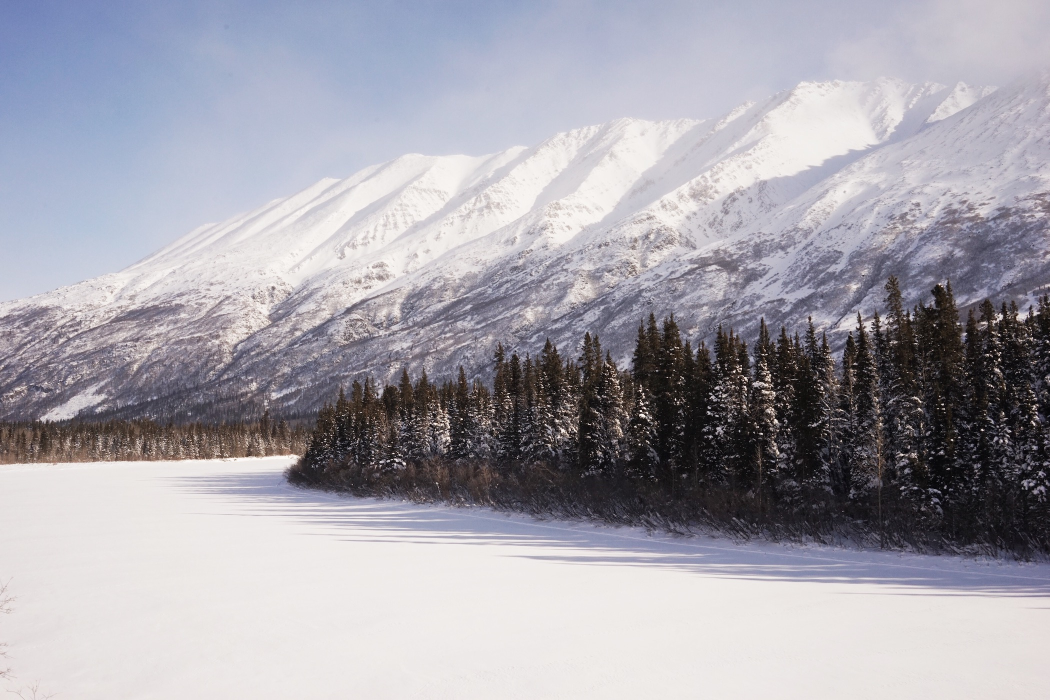
#> input picture image/original/example1.jpg, 2100 x 1400 px, found by its file name (shown at 1/2 size)
$ python '6 demo sharp.py'   (older library calls are emulated)
#> lines starting #> are read from the running program, lines starting #| are printed output that depends on the picture; long printed decimals are rounded
### athec/misc.py
# -*- coding: utf-8 -*-
import os, sys, random, shutil, pprint
import cv2
import numpy as np
from PIL import Image, ImageFile

def create_path(filepath):
    filepathfolder = os.path.dirname(filepath)
    if not os.path.exists(filepathfolder): os.makedirs(filepathfolder)

def make_path(filepath, suffix = None):
    imgbasename = os.path.basename(filepath)
    if isinstance(suffix, str):
        imgbasename = imgbasename + "." + suffix
    imgname = imgbasename if imgbasename.lower().endswith(".png") else imgbasename + '.png'
    filepathfolder = os.path.dirname(filepath)
    if not os.path.exists(filepathfolder):
        os.makedirs(filepathfolder)
    newfilepath = os.path.join(filepathfolder, imgname)
    return(newfilepath)

# [18 lines left out: functions copy_file, save_list_to_txt, save_dict_to_txt, not called in this run]

def printd(d):
    pprint.pprint(d, sort_dicts=False)

# [136 lines left out: functions attr_size, attr_mode, tf_resize, tf_binary, read_img_rgb, read_img_bgr, not called in this run]

def read_img_gray(img):
    if isinstance(img, str):
        try:
            img = cv2.imread(img)
            if len(img.shape) == 3:
                img = cv2.cvtColor(img, cv2.COLOR_BGR2GRAY)
                return(img)
            elif len(img.shape) == 2:
                return(img)
            else:
                raise ValueError("Need to provide correct input image")
        except:
            raise ValueError("Can't read file")
    elif isinstance(img, np.ndarray):
        if len(img.shape) == 3:
            img = cv2.cvtColor(img, cv2.COLOR_RGB2GRAY)
            return(img)
        elif len(img.shape) == 2:
            return(img)
        else:
            raise ValueError("Need to provide correct input image")
    else:
        raise ValueError("Need to provide image path or image array")

# [15 lines left out: function inspect, not called in this run]

def split_block(bw, nblock):
    sp1d = np.array_split(bw, nblock, axis=0) #split the array into a list of nblock subarrays along 0 axis
    sp2d = [np.array_split(x, nblock, axis=1) for x in sp1d]  #  flat = [x for sublist in sp2d for x in sublist] # flatten the nested list
    windows = [x for sublist in sp2d for x in sublist] # flatten the nested list and get sum in each block#    print(sals)
    return(windows)

### athec/sharp.py
import os, math
import cv2
import numpy as np
import scipy.stats
from . import misc

def attr_sharp_laplacian(img,
                         save_path = None):
#> called with img = 'image/resize/example1.jpg'
    gray = misc.read_img_gray(img)
#> in read_img_gray, img is the input picture: shape (1400, 2100, 3); mean B, G, R 171.5, 162.9, 165
#> in read_img_gray, `img = cv2.cvtColor(img, cv2.COLOR_BGR2GRAY)`:
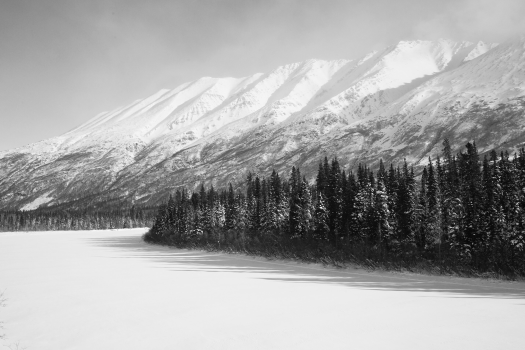
#> img: shape (1400, 2100) (shown at 1/4 size); min 0, max 254, mean 164.5
    lap = cv2.Laplacian(gray, cv2.CV_64F)
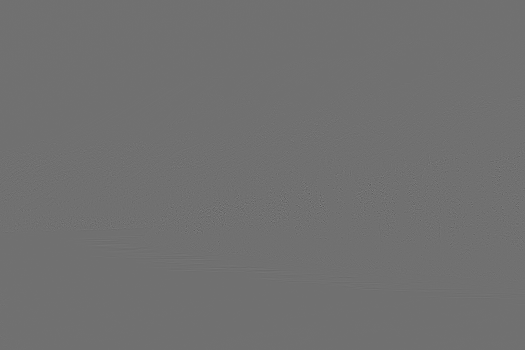
#> lap: shape (1400, 2100) float64 (shown at 1/4 size); min -447, max 564, mean 0; drawn with min black and max white
    blur = np.std(lap)
#> blur = 32.83

    if isinstance(save_path, str):
        lap = cv2.convertScaleAbs(lap)
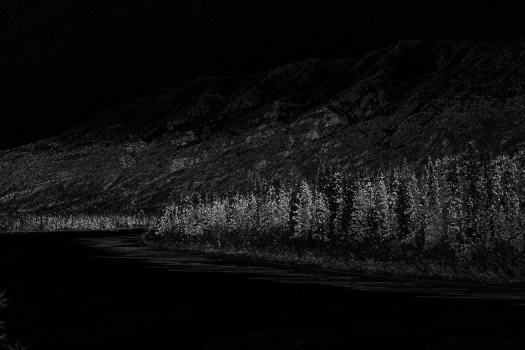
#> lap: shape (1400, 2100) (shown at 1/4 size); min 0, max 255, mean 15
        save_path = misc.make_path(save_path)
        cv2.imwrite(save_path, lap)
    d = {"sharp_laplacian": blur}
#> d = {'sharp_laplacian': 32.83}
#| {'sharp_laplacian': 32.833}
    return(d)

def attr_sharp_fft(img,
                   save_path = None,
                   magnitude_threshold = 5):
    gray = misc.read_img_gray(img)
#> in attr_sharp_fft, `nmag = np.count_nonzero(mags > magnitude_threshold)`: nmag = 2898955
#> in attr_sharp_fft, `blur = nmag/(w*h)`: blur = 0.986
#> in attr_sharp_fft, `mag_spectrum = 20 * np.log(mags)`:
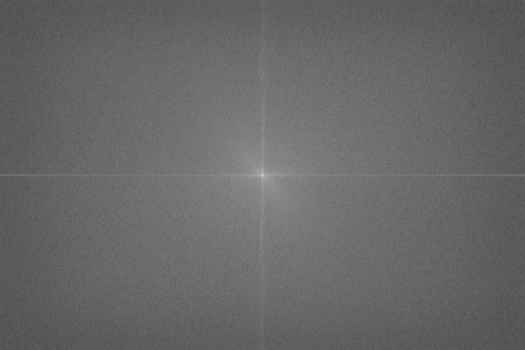
#> mag_spectrum: shape (1400, 2100) float64 (shown at 1/4 size); min -68.14, max 289.1, mean 77.2; drawn with min black and max white
    h, w = gray.shape[:2]
    gray255 = gray/255
    f = np.fft.fft2(gray255) # apply Fast Fourier Transform
    fshift = np.fft.fftshift(f) # put in the center
    mags = np.abs(fshift) # get magnitudes
    nmag = np.count_nonzero(mags > magnitude_threshold) # only count frequencies > theta
    blur = nmag/(w*h) # normalize by image size

    if isinstance(save_path, str):
        mag_spectrum = 20 * np.log(mags)
        save_path = misc.make_path(save_path)
#> in attr_sharp_fft, `d = {"sharp_fft": blur}`: d = {'sharp_fft': 0.986}
#| {'sharp_fft': 0.986}
        cv2.imwrite(save_path, mag_spectrum)
    d = {"sharp_fft": blur}
    return(d)

def attr_sharp_mlv(img,
                   save_path = None):
#> called with img = 'image/resize/example1.jpg', save_path = 'image/transform/sharp mlv/example1.jpg'
    bw = misc.read_img_gray(img)
    h, w = bw.shape
    m = bw.astype(float) # default is uint8 with range 0-255
    m1 = np.zeros(shape=(h, w)) # create eight images that are 1-pixel away from the original image
    m2 = np.zeros(shape=(h, w))
    m3 = np.zeros(shape=(h, w))
    m4 = np.zeros(shape=(h, w))
    m5 = np.zeros(shape=(h, w))
    m6 = np.zeros(shape=(h, w))
    m7 = np.zeros(shape=(h, w))
    m8 = np.zeros(shape=(h, w))
    m1[0:h-1, 0:w-1] = m[1:h  , 1:w  ]
    m2[0:h-1, 0:w  ] = m[1:h  , 0:w  ]
    m3[0:h-1, 1:w  ] = m[1:h  , 0:w-1]
    m4[0:h  , 1:w  ] = m[0:h  , 0:w-1]
    m5[1:h  , 1:w  ] = m[0:h-1, 0:w-1]
    m6[1:h  , 0:w  ] = m[0:h-1, 0:w  ]
    m7[1:h  , 0:w-1] = m[0:h-1, 1:w  ]
    m8[0:h  , 0:w-1] = m[0:h  , 1:w  ]
    d1 = np.abs(m-m1) # get absolute differences
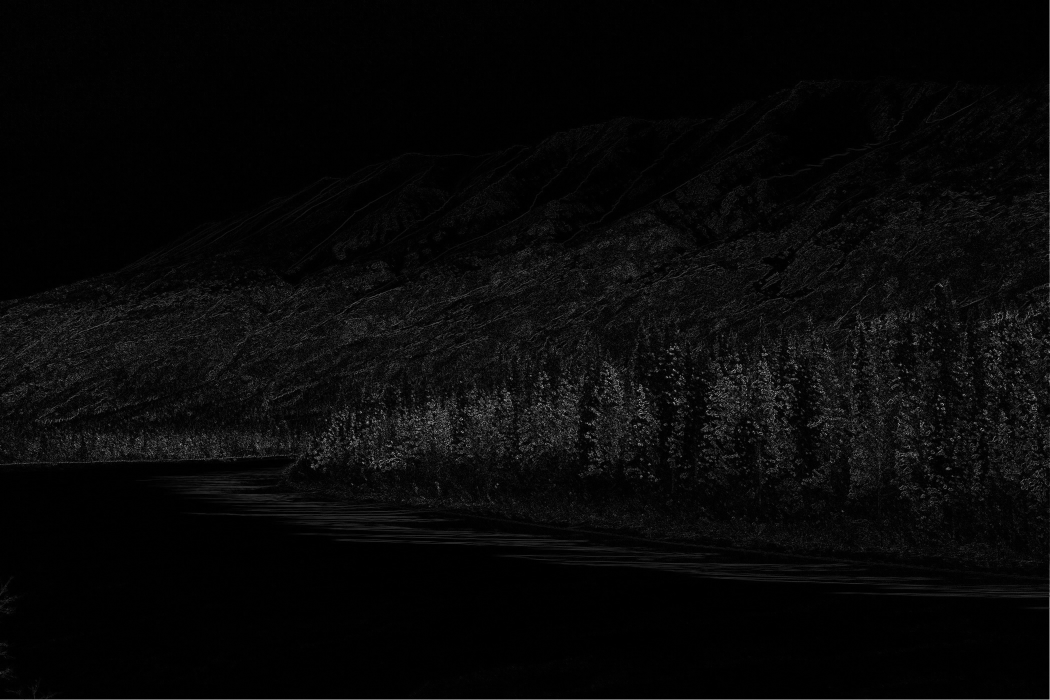
#> d1: shape (1400, 2100) float64 (shown at 1/2 size); min 0, max 243, mean 8.1
    d2 = np.abs(m-m2)
    d3 = np.abs(m-m3)
    d4 = np.abs(m-m4)
    d5 = np.abs(m-m5)
    d6 = np.abs(m-m6)
    d7 = np.abs(m-m7)
    d8 = np.abs(m-m8)
    mlvmap = np.maximum.reduce([d1,d2,d3,d4,d5,d6,d7,d8]) # get max difference
    mlvmap = mlvmap[1:h-1,1:w-1] # remove borders
#> mlvmap: shape (1398, 2098) float64
    mlvmap = mlvmap.astype('int64')
    if isinstance(save_path, str):
        save_path = misc.make_path(save_path)
        cv2.imwrite(save_path, mlvmap)
    blur = np.std(mlvmap) # get standard deviation
#> blur = 23.15
    d = {"sharp_mlv": blur}
#> d = {'sharp_mlv': 23.15}
#| {'sharp_mlv': 23.150}
    return(d)

def summary_sharp(arr):
    arr = np.array(arr)
    m = np.mean(arr)
    med = np.median(arr)
    std = np.std(arr)
    min = np.amin(arr)
    max = np.amax(arr)
    q1 = np.percentile(arr, 25)
    q3 = np.percentile(arr, 75)
    skewness = scipy.stats.skew(arr)
    kurto = scipy.stats.kurtosis(arr)
    rlist = [m, med, std, min, max, q1, q3, skewness, kurto]
    return(rlist)

def attr_dof_block(img,
             sharp_method = "laplacian",
             return_summary = False,
             return_block = False):
    nblock = 4; ntotal = nblock ** 2
    gray = misc.read_img_gray(img)
    windows = misc.split_block(gray, nblock)
#> in split_block, `sp1d = np.array_split(bw, nblock, axis=0)`: sp1d = 4 items
#> in split_block, `windows = [x for sublist in sp2d for x in sublist]`: windows = 16 items
#> windows = 16 items

    if isinstance(sharp_method, str):
        if sharp_method == "laplacian": sharp_method = attr_sharp_laplacian
        if sharp_method == "fft": sharp_method = attr_sharp_fft
        if sharp_method == "mlv": sharp_method = attr_sharp_mlv

    sharps = [  [*sharp_method(x).values()][0] for x in windows] # get blur measures for each block
#> sharps = [0.0521, 0.0669, 0.185, 0.251, 0.728, 0.802, 0.834, 0.827, 0.893, 0.943, 0.948, 0.921, 0.105, 0.0971, 0.35, 0.433]
    sharps_ar = np.array(sharps)
#> sharps_ar has the same summary as sharps

    index_keep = np.array([5,6,9,10]) # get inner blocks
    inners = sharps_ar[index_keep]
#> inners = [0.802, 0.834, 0.943, 0.948]

    dof_inner = np.mean(inners) / np.mean(sharps) # depth of field measure
#> dof_inner = 1.67
    rlist = [dof_inner]; attributes = ["dof_inner"]
#> after `rlist = [dof_inner]`: rlist = [1.67]
    if return_summary:
        summary = summary_sharp(sharps)
#> in summary_sharp, `arr = np.array(arr)`: arr has the same summary as sharps in attr_dof_block
#> in summary_sharp, `m = np.mean(arr)`: m = 0.527
#> in summary_sharp, `med = np.median(arr)`: med = 0.58
#> in summary_sharp, `std = np.std(arr)`: std = 0.351
#> in summary_sharp, `min = np.amin(arr)`: min = 0.0521
#> in summary_sharp, `max = np.amax(arr)`: max = 0.948
#> in summary_sharp, `q1 = np.percentile(arr, 25)`: q1 = 0.165
#> in summary_sharp, `q3 = np.percentile(arr, 75)`: q3 = 0.849
#> in summary_sharp, `skewness = scipy.stats.skew(arr)`: skewness = -0.125
#> in summary_sharp, `kurto = scipy.stats.kurtosis(arr)`: kurto = -1.73
#> in summary_sharp, `rlist = [m, med, std, min, max, q1, q3, skewness, kurto]`: rlist = [0.527, 0.58, 0.351, 0.0521, 0.948, 0.165, 0.849, -0.125, -1.73]
#> summary has the same summary as rlist in summary_sharp
        rlist = rlist[:] + summary[:]
#> rlist = [1.67, 0.527, 0.58, 0.351, 0.0521, 0.948, 0.165, 0.849, -0.125, -1.73]
        statnames = ["mean","median","std_dev","min","max",
                     "quartile_1","quartile_3","skew","kurtosis"]
        attributes.extend( [ "sharp_block_" + var for var in statnames] )

    if return_block:
        rlist = rlist[:] + sharps[:]
#> rlist = 26 values, max 1.67 at index 0, min -1.73 at index 9, mean 0.451
        attributes.extend( ["sharp_block_" + str(x) for x in range(1, ntotal+1)]  )
    d = dict(zip(attributes, rlist))
#> d = 26 items
    return(d)

### 6 demo sharp.py
import os
from athec import misc, sharp

img_folder = os.path.join("image", "original")
resize_folder = os.path.join("image", "resize")
tf_folder = os.path.join("image", "transform")

imgname = "example1.jpg"
img = os.path.join(resize_folder, imgname)

'''
Calculate sharpness as the standard deviation of Laplacian.
save_path (optional, default None): str. If provided, a visualization will be saved to this location.
'''
result = sharp.attr_sharp_laplacian(img,
                                    save_path = os.path.join(tf_folder, "sharp laplacian", imgname))
misc.printd(result)

'''
Calculate sharpness with fast Fourier transform.
save_path (optional, default None): str. If provided, a visualization will be saved to this location.
'''
result = sharp.attr_sharp_fft(img,
                              save_path = os.path.join(tf_folder, "sharp fft", imgname))
misc.printd(result)

'''
Calculate sharpness as the standard deviation of maximum local variations of all pixels.
save_path (optional, default None): str. If provided, a visualization will be saved to this location.
'''
result = sharp.attr_sharp_mlv(img,
                              save_path = os.path.join(tf_folder, "sharp mlv", imgname))
misc.printd(result)

'''
Calculate measures of depth of field based on sharpness measures after the image is partitioned into 4 × 4 blocks.
Return:
(1) the sharpness blur measure of the four inner blocks, divided by the average sharpness measure of all the blocks.
(1) summary statistics of sharpness measures of all the blocks.
(2) sharpness measure in each block, if return_raw is set to True.
sharp_method (optional, default "laplacian"): str ("laplacian" or "fft" or "mlv") or function name. The function to calculate the blur measure for each block.
return_summary (default False): bool. If set to True, summary statistics of sharpness measures will be returned.
return_block (default False): bool. If set to True, the sharpness measures of all the blocks will be returned.
'''
result = sharp.attr_dof_block(img,
                              sharp_method = sharp.attr_sharp_fft,
                              return_summary = True,
                              return_block = True)
#> result = 26 items
misc.printd(result)
#> (printed output is left out)

$ run again, with image/original/example2.jpg copied over image/original/example1.jpg
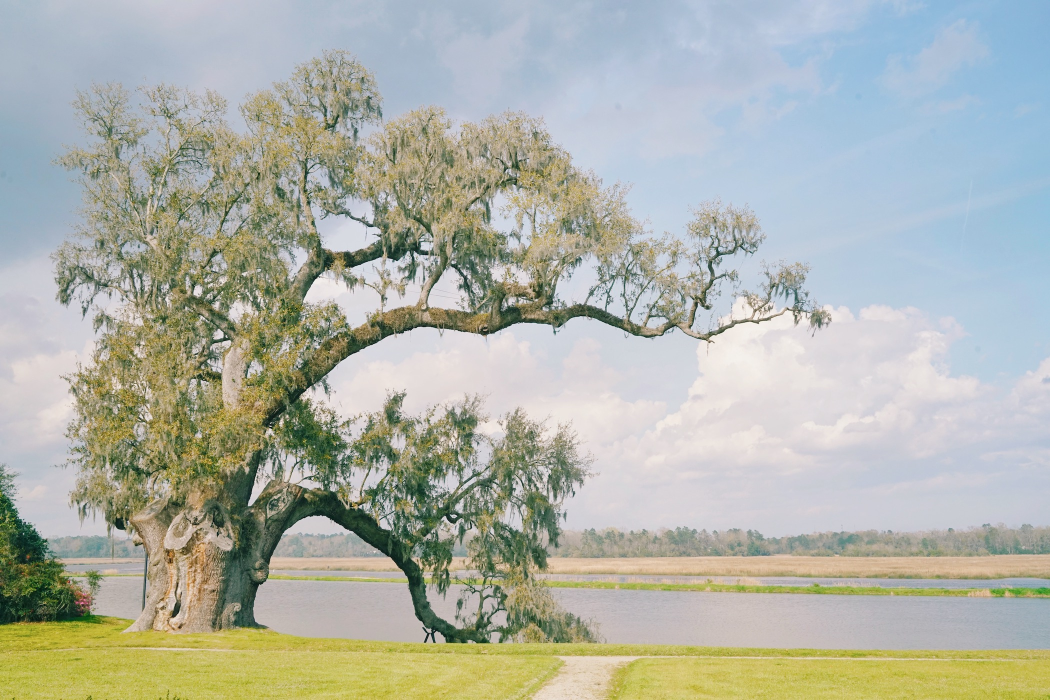
#> input picture image/original/example2.jpg, 2100 x 1400 px, found by its file name (shown at 1/2 size)
#> in read_img_gray, img is the input picture: shape (1400, 2100, 3); mean B, G, R 167.8, 178.2, 174.4
#> in read_img_gray, `img = cv2.cvtColor(img, cv2.COLOR_BGR2GRAY)`:
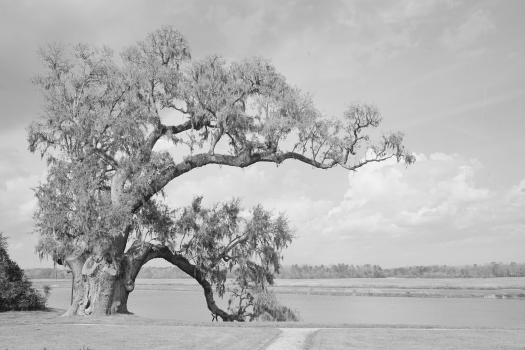
#> img: shape (1400, 2100) (shown at 1/4 size); min 0, max 252, mean 175.8
#> in attr_sharp_laplacian, `blur = np.std(lap)`: blur = 35.28
#> in attr_sharp_laplacian, `d = {"sharp_laplacian": blur}`: d = {'sharp_laplacian': 35.28}
#| {'sharp_laplacian': 35.275}
#> nmag = 2911879
#> in attr_sharp_fft, `blur = nmag/(w*h)`: blur = 0.99
#> in attr_sharp_fft, `d = {"sharp_fft": blur}`: d = {'sharp_fft': 0.99}
#| {'sharp_fft': 0.9904}
#> in attr_sharp_mlv, `d1 = np.abs(m-m1)`:
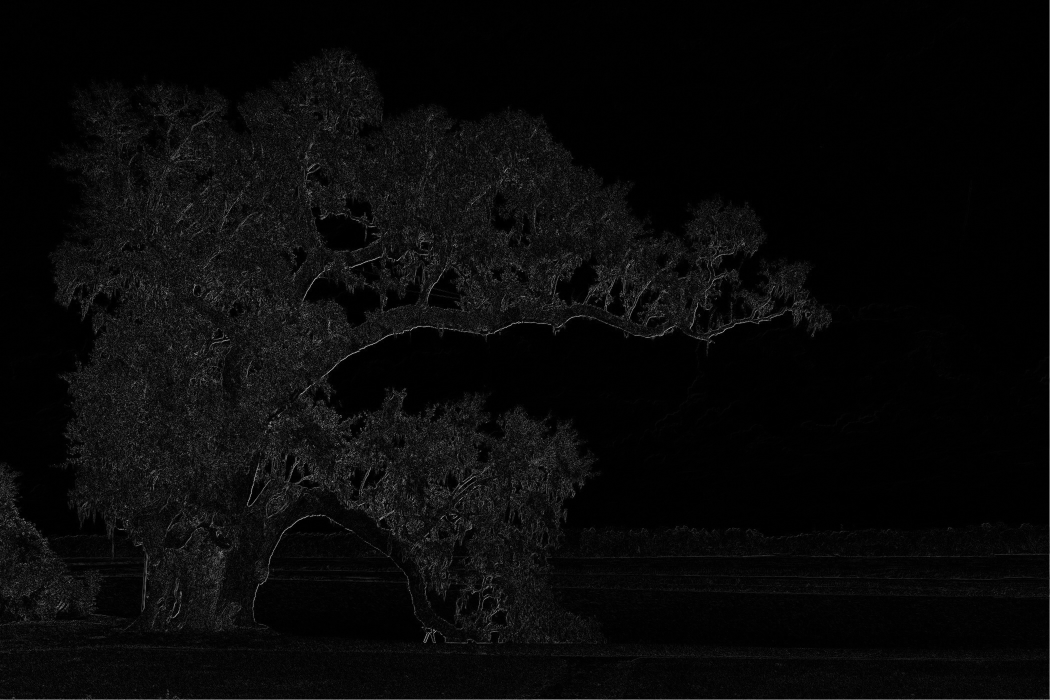
#> d1: shape (1400, 2100) float64 (shown at 1/2 size); min 0, max 231, mean 8.8
#> in attr_sharp_mlv, `blur = np.std(mlvmap)`: blur = 23.42
#> in attr_sharp_mlv, `d = {"sharp_mlv": blur}`: d = {'sharp_mlv': 23.42}
#| {'sharp_mlv': 23.416}
#> sp1d = 4 items
#> in split_block, `windows = [x for sublist in sp2d for x in sublist]`: windows = 16 items
#> sharps = [0.813, 0.878, 0.42, 0.0252, 0.929, 0.946, 0.924, 0.394, 0.929, 0.945, 0.709, 0.0516, 0.867, 0.831, 0.655, 0.505]
#> sharps_ar has the same summary as sharps
#> inners = [0.946, 0.924, 0.945, 0.709]
#> dof_inner = 1.3
#> in attr_dof_block, `rlist = [dof_inner]`: rlist = [1.3]
#> arr has the same summary as sharps in attr_dof_block
#> in summary_sharp, `m = np.mean(arr)`: m = 0.676
#> med = 0.822
#> std = 0.3
#> min = 0.0252
#> max = 0.946
#> q1 = 0.483
#> q3 = 0.925
#> skewness = -1.05
#> kurto = -0.161
#> in summary_sharp, `rlist = [m, med, std, min, max, q1, q3, skewness, kurto]`: rlist = [0.676, 0.822, 0.3, 0.0252, 0.946, 0.483, 0.925, -1.05, -0.161]
#> summary has the same summary as rlist in summary_sharp
#> in attr_dof_block, `rlist = rlist[:] + summary[:]`: rlist = [1.3, 0.676, 0.822, 0.3, 0.0252, 0.946, 0.483, 0.925, -1.05, -0.161]
#> in attr_dof_block, `rlist = rlist[:] + sharps[:]`: rlist = 26 values, max 1.3 at index 0, min -1.05 at index 8, mean 0.58
#> in attr_dof_block, `d = dict(zip(attributes, rlist))`: d = 26 items
#> (printed output is left out)
